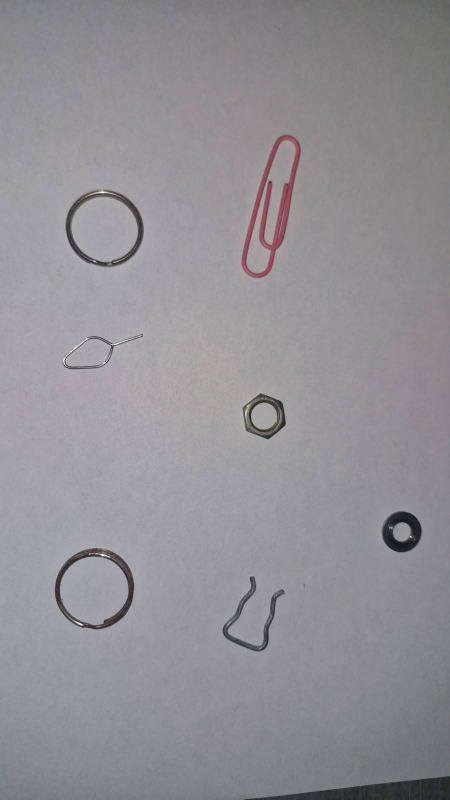
#> input picture originales/limpia_1.jpg, 899 x 1599 px (shown at 1/2 size)
$ python -i 1_preprocesar_imagenes.py   (imports and definitions only)
#> lines starting #> are read from the running program, lines starting #| are printed output that depends on the picture
"""
Script MEJORADO: Ajusta 1 imagen → Aplica a Todas
1. Procesa primera imagen
2. Tú cambias contraste/escala de grises
3. Cuando dices OK, aplica a todas
"""

import cv2
import numpy as np
import os
import random
from pathlib import Path


def aplicar_clahe(img_gris, clip=2.0, tile=8):
    """Aplica CLAHE para realzar detalles"""
    clahe = cv2.createCLAHE(clipLimit=clip, tileGridSize=(tile, tile))
    return clahe.apply(img_gris)


def aplicar_histogram(img_gris):
    """Ecualización de histograma"""
    return cv2.equalizeHist(img_gris)


def aplicar_gamma(img, gamma=1.0):
    """Corrección gamma para iluminación"""
    if gamma == 1.0:
        return img
    invGamma = 1.0 / gamma
    table = np.array([((i / 255.0) ** invGamma) * 255 for i in range(256)]).astype(np.uint8)
    return cv2.LUT(img, table)


def aplicar_morph(img, kernel_size=0):
    """Limpieza morfológica para eliminar ruido"""
    if kernel_size == 0:
        return img
    kernel = cv2.getStructuringElement(cv2.MORPH_ELLIPSE, (kernel_size, kernel_size))
    return cv2.morphologyEx(img, cv2.MORPH_OPEN, kernel)


def procesar_imagen(ruta_img, tipo_contraste='clahe', clahe_clip=2.0, gamma=1.0, morph=0):
    """Procesa 1 imagen con parámetros"""
    img = cv2.imread(ruta_img)
    img_gris = cv2.cvtColor(img, cv2.COLOR_BGR2GRAY)

    # Aplicar contraste
    if tipo_contraste == 'clahe':
        img_mejorada = aplicar_clahe(img_gris, clip=clahe_clip)
    elif tipo_contraste == 'histogram':
        img_mejorada = aplicar_histogram(img_gris)
    else:
        img_mejorada = img_gris

    # Aplicar gamma
    img_mejorada = aplicar_gamma(img_mejorada, gamma=gamma)

    # Aplicar morph
    img_mejorada = aplicar_morph(img_mejorada, kernel_size=morph)

    # Redimensionar a 128x128
    img_final = cv2.resize(img_mejorada, (128, 128))

    return img_final


def mostrar_preview(primera_imagen, tipo_contraste='clahe', clahe_clip=2.0, gamma=1.0, morph=0):
    """Muestra ANTES y DESPUÉS"""
#> called with primera_imagen = 'originales/limpia_1.jpg', tipo_contraste = 'clahe', clahe_clip = 2, gamma = 1, morph = 0
    img_original = cv2.imread(primera_imagen)
#> img_original is the input picture: shape (1599, 899, 3); mean B, G, R 148.3, 144.3, 146
    img_gris = cv2.cvtColor(img_original, cv2.COLOR_BGR2GRAY)
    img_gris_resized = cv2.resize(img_gris, (128, 128))
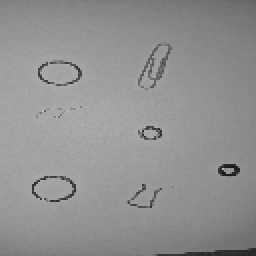
#> img_gris_resized: shape (128, 128) (shown 2 times larger); min 23, max 188, mean 145.2

    img_procesada = procesar_imagen(primera_imagen, tipo_contraste, clahe_clip, gamma, morph)

    # Lado a lado
    comparacion = np.hstack([img_gris_resized, img_procesada])
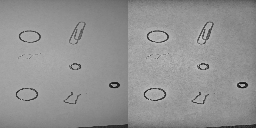
#> comparacion: shape (128, 256); min 19, max 198, mean 146.1
    cv2.imwrite('preview.png', comparacion)

    print("\n" + "="*70)
    print("✓ PREVIEW GUARDADO: preview.png")
    print("="*70)
    print(f"Parámetros actuales:")
    print(f"  Tipo contraste: {tipo_contraste}")
    print(f"  CLAHE Clip: {clahe_clip}")
    print(f"  Gamma: {gamma}")
    print(f"  Morph: {morph}")
    print("="*70)
    print("Abre preview.png y mira si te gusta\n")


# [115 lines left out: functions menu_ajustes, procesar_todas, not called in this run]


# [26 lines not run here, left out]

>>> result = mostrar_preview('originales/limpia_1.jpg')

$ run again, on originales/limpia_13.jpg
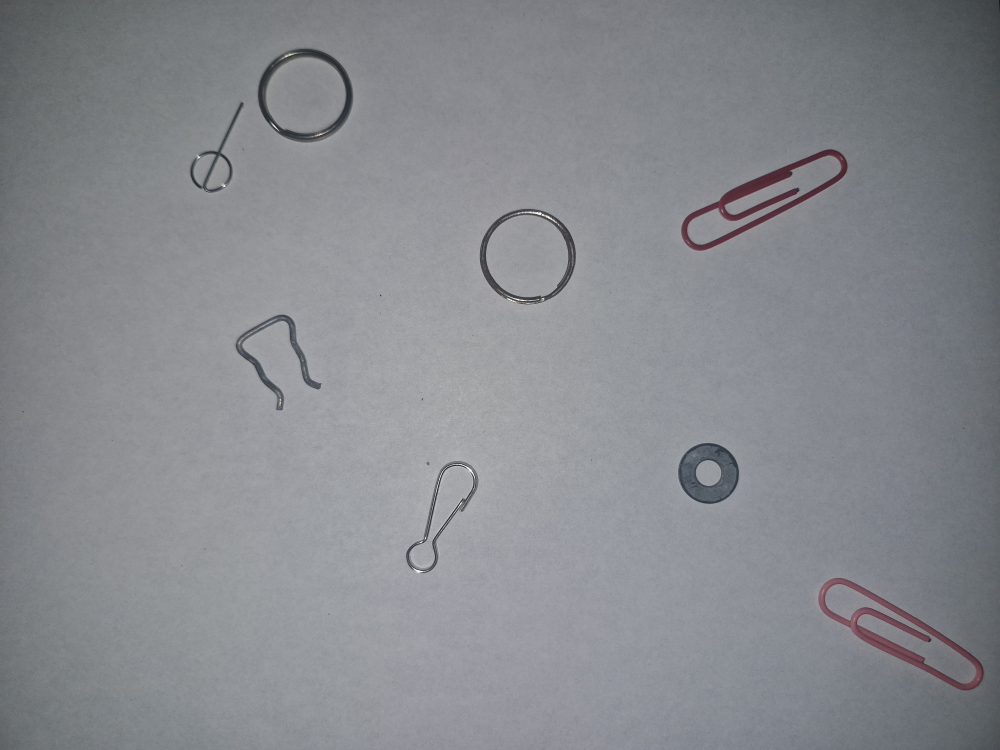
#> input picture originales/limpia_13.jpg, 4000 x 3000 px (shown at 1/4 size)
#> in mostrar_preview, img_original is the input picture: shape (3000, 4000, 3); mean B, G, R 142.3, 137.4, 135.2
#> in procesar_imagen, `img_final = cv2.resize(img_mejorada, (128, 128))`:
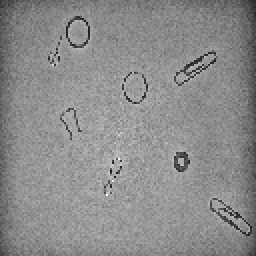
#> img_final: shape (128, 128) (shown 2 times larger); min 25, max 254, mean 139.6
#> in mostrar_preview, `comparacion = np.hstack([img_gris_resized, img_procesada])`:
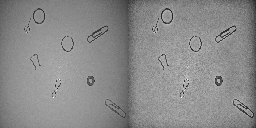
#> comparacion: shape (128, 256); min 25, max 254, mean 138.4

$ run again, on originales/limpia_14.jpg
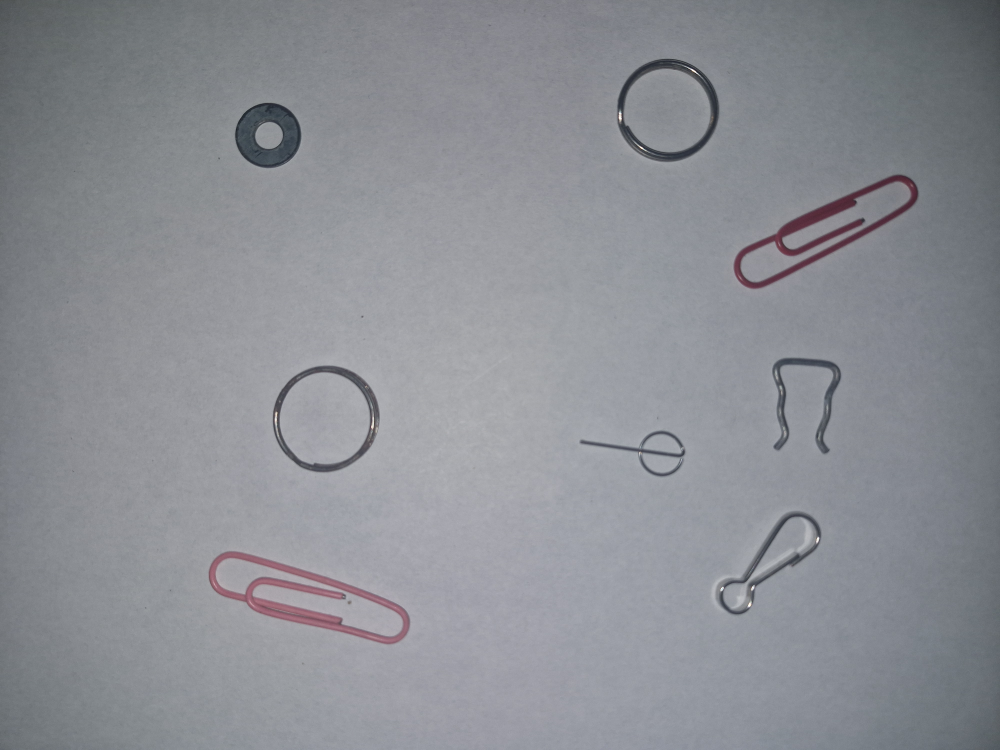
#> input picture originales/limpia_14.jpg, 4000 x 3000 px (shown at 1/4 size)
#> in mostrar_preview, img_original is the input picture: shape (3000, 4000, 3); mean B, G, R 147.9, 141.8, 139.6
#> in procesar_imagen, `img_final = cv2.resize(img_mejorada, (128, 128))`:
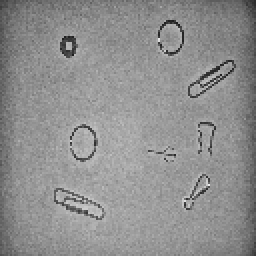
#> img_final: shape (128, 128) (shown 2 times larger); min 29, max 234, mean 143.3
#> in mostrar_preview, `comparacion = np.hstack([img_gris_resized, img_procesada])`:
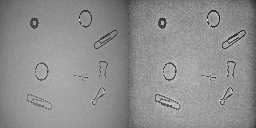
#> comparacion: shape (128, 256); min 29, max 234, mean 142.5
